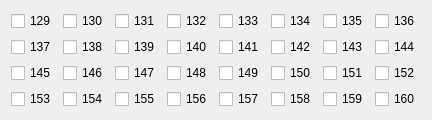
     <widget class="QWidget" name="tab_5">
      <attribute name="title">
       <string>160</string>
      </attribute>
      <layout class="QGridLayout" name="gridLayout_8">
       <item row="0" column="0">
        <widget class="QCheckBox" name="checkBox_129">
         <property name="text">
          <string>129</string>
         </property>
        </widget>
       </item>
       <item row="0" column="3">
        <widget class="QCheckBox" name="checkBox_132">
         <property name="text">
          <string>132</string>
         </property>
        </widget>
       </item>
       <item row="0" column="4">
        <widget class="QCheckBox" name="checkBox_133">
         <property name="text">
          <string>133</string>
         </property>
        </widget>
       </item>
       <item row="2" column="1">
        <widget class="QCheckBox" name="checkBox_146">
         <property name="text">
          <string>146</string>
         </property>
        </widget>
       </item>
       <item row="1" column="5">
        <widget class="QCheckBox" name="checkBox_142">
         <property name="text">
          <string>142</string>
         </property>
        </widget>
       </item>
       <item row="1" column="7">
        <widget class="QCheckBox" name="checkBox_144">
         <property name="text">
          <string>144</string>
         </property>
        </widget>
       </item>
       <item row="2" column="7">
        <widget class="QCheckBox" name="checkBox_152">
         <property name="text">
          <string>152</string>
         </property>
        </widget>
       </item>
       <item row="2" column="6">
        <widget class="QCheckBox" name="checkBox_151">
         <property name="text">
          <string>151</string>
         </property>
        </widget>
       </item>
       <item row="2" column="5">
        <widget class="QCheckBox" name="checkBox_150">
         <property name="text">
          <string>150</string>
         </property>
        </widget>
       </item>
       <item row="2" column="3">
        <widget class="QCheckBox" name="checkBox_148">
         <property name="text">
          <string>148</string>
         </property>
        </widget>
       </item>
       <item row="2" column="2">
        <widget class="QCheckBox" name="checkBox_147">
         <property name="text">
          <string>147</string>
         </property>
        </widget>
       </item>
       <item row="2" column="4">
        <widget class="QCheckBox" name="checkBox_149">
         <property name="text">
          <string>149</string>
         </property>
        </widget>
       </item>
       <item row="0" column="2">
        <widget class="QCheckBox" name="checkBox_131">
         <property name="text">
          <string>131</string>
         </property>
        </widget>
       </item>
       <item row="1" column="3">
        <widget class="QCheckBox" name="checkBox_140">
         <property name="text">
          <string>140</string>
         </property>
        </widget>
       </item>
       <item row="1" column="4">
        <widget class="QCheckBox" name="checkBox_141">
         <property name="text">
          <string>141</string>
         </property>
        </widget>
       </item>
       <item row="0" column="1">
        <widget class="QCheckBox" name="checkBox_130">
         <property name="text">
          <string>130</string>
         </property>
        </widget>
       </item>
       <item row="0" column="7">
        <widget class="QCheckBox" name="checkBox_136">
         <property name="text">
          <string>136</string>
         </property>
        </widget>
       </item>
       <item row="1" column="6">
        <widget class="QCheckBox" name="checkBox_143">
         <property name="text">
          <string>143</string>
         </property>
        </widget>
       </item>
       <item row="1" column="0">
        <widget class="QCheckBox" name="checkBox_137">
         <property name="text">
          <string>137</string>
         </property>
        </widget>
       </item>
       <item row="0" column="6">
        <widget class="QCheckBox" name="checkBox_135">
         <property name="text">
          <string>135</string>
         </property>
        </widget>
       </item>
       <item row="0" column="5">
        <widget class="QCheckBox" name="checkBox_134">
         <property name="text">
          <string>134</string>
         </property>
        </widget>
       </item>
       <item row="1" column="1">
        <widget class="QCheckBox" name="checkBox_138">
         <property name="text">
          <string>138</string>
         </property>
        </widget>
       </item>
       <item row="1" column="2">
        <widget class="QCheckBox" name="checkBox_139">
         <property name="text">
          <string>139</string>
         </property>
        </widget>
       </item>
       <item row="2" column="0">
        <widget class="QCheckBox" name="checkBox_145">
         <property name="text">
          <string>145</string>
         </property>
        </widget>
       </item>
       <item row="3" column="0">
        <widget class="QCheckBox" name="checkBox_153">
         <property name="text">
          <string>153</string>
         </property>
        </widget>
       </item>
       <item row="3" column="1">
        <widget class="QCheckBox" name="checkBox_154">
         <property name="text">
          <string>154</string>
         </property>
        </widget>
       </item>
       <item row="3" column="2">
        <widget class="QCheckBox" name="checkBox_155">
         <property name="text">
          <string>155</string>
         </property>
        </widget>
       </item>
       <item row="3" column="3">
        <widget class="QCheckBox" name="checkBox_156">
         <property name="text">
          <string>156</string>
         </property>
        </widget>
       </item>
       <item row="3" column="4">
        <widget class="QCheckBox" name="checkBox_157">
         <property name="text">
          <string>157</string>
         </property>
        </widget>
       </item>
       <item row="3" column="5">
        <widget class="QCheckBox" name="checkBox_158">
         <property name="text">
          <string>158</string>
         </property>
        </widget>
       </item>
       <item row="3" column="6">
        <widget class="QCheckBox" name="checkBox_159">
         <property name="text">
          <string>159</string>
         </property>
        </widget>
       </item>
       <item row="3" column="7">
        <widget class="QCheckBox" name="checkBox_160">
         <property name="text">
          <string>160</string>
         </property>
        </widget>
       </item>
      </layout>
     </widget>
